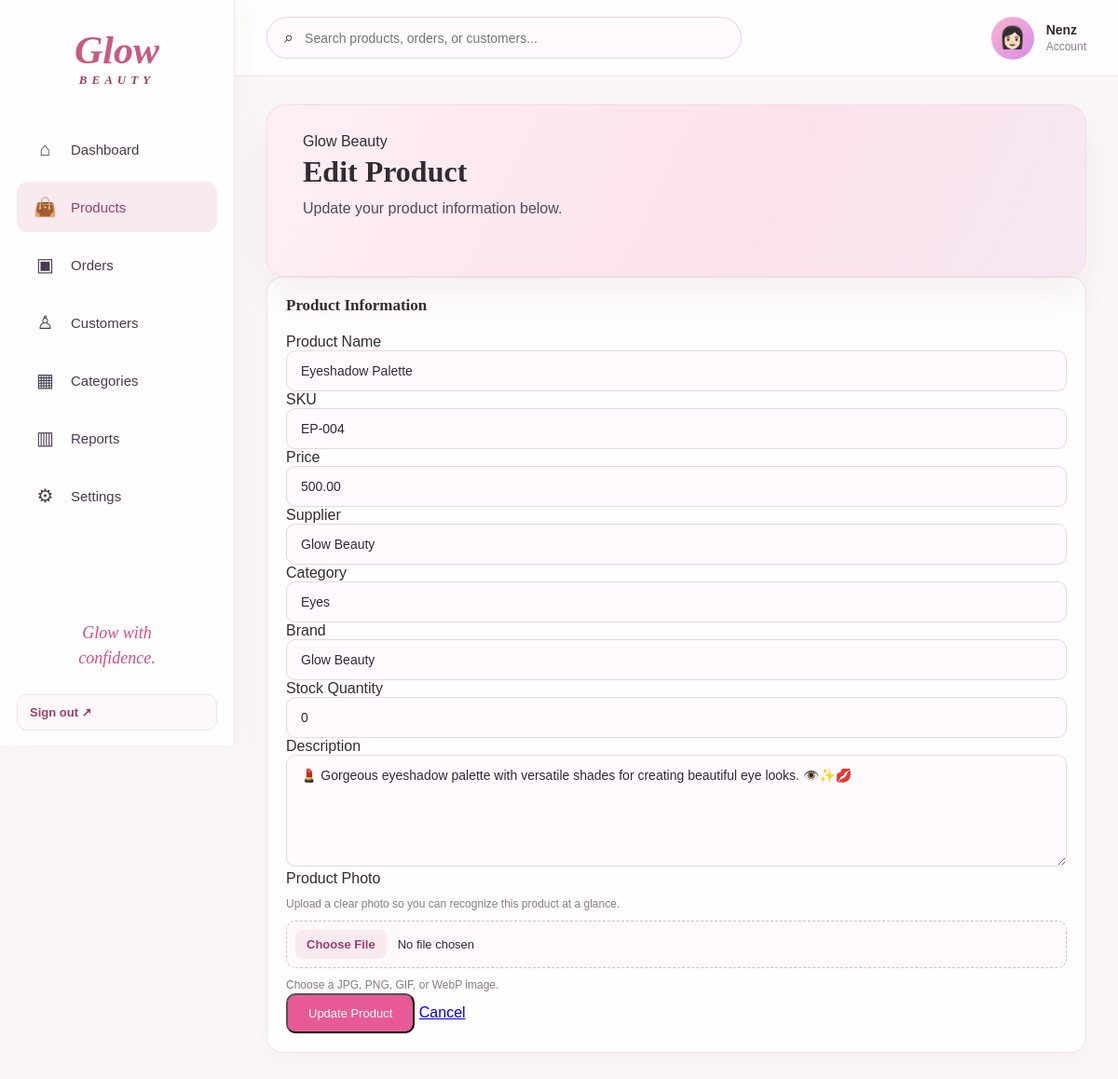
/products/edit/105/ (signed in), run on the app's committed database.
### my_app/models.py (models this page shows, shortened)
class Product(models.Model):
    product_id = models.AutoField(primary_key=True)
    name = models.CharField(max_length=100)
    sku = models.CharField(max_length=50, unique=True)
    price = models.DecimalField(max_digits=10, decimal_places=2)
    supplier = models.CharField(max_length=100)
    category = models.CharField(max_length=100)
    brand = models.CharField(max_length=100)
    stock_quantity = models.IntegerField(default=0)
    description = models.TextField()
    image = models.ImageField(upload_to="products/", blank=True)
    date_added = models.DateField(auto_now_add=True)

### my_app/views.py (the view)
# urls.py: path("products/edit/<int:product_id>/", views.product_edit, name="product_edit"),
@login_required
def product_edit(request, product_id):
    product = get_object_or_404(
        Product,
        product_id=product_id
    )
    if request.method == "POST":
        form = ProductForm(
            request.POST,
            request.FILES,
            instance=product,
        )
        if form.is_valid():
            form.save()
            return redirect("product_list")
    else:
        form = ProductForm(
            instance=product
        )
    return render(
        request,
        "my_app/product_form.html",
        {
            "form": form,
            "product": product
        }
    )

### my_app/templates/my_app/product_form.html (shortened to what this page needs)
{% load static %}
<!DOCTYPE html>
<html lang="en">
<head>
    <link rel="stylesheet" href="{% static 'my_app/style.css' %}">
    <link rel="stylesheet" href="{% static 'my_app/dashboard_theme.css' %}">
</head>
<body>
<aside class="sidebar">
    <div class="logo">
        <div class="logo-main">Glow</div>
        <div class="logo-sub">BEAUTY</div>
    </div>
    <ul class="nav-menu">
        <li>
            <a href="{% url 'dashboard' %}">
                <span class="nav-icon">⌂</span>
                <span>Dashboard</span>
            </a>
        </li>
        <li>
            <a href="{% url 'product_list' %}" class="active">
                <span class="nav-icon">👜</span>
                <span>Products</span>
            </a>
        </li>
        <li>
            <a href="{% url 'orders' %}">
                <span class="nav-icon">▣</span>
                <span>Orders</span>
            </a>
        </li>
        <li>
            <a href="{% url 'customers' %}">
                <span class="nav-icon">♙</span>
                <span>Customers</span>
            </a>
        </li>
        <li>
            <a href="{% url 'categories' %}">
            <span class="nav-icon">▦</span>
            <span>Categories</span>
        </a>
    </li>
       <li>
        <a href="{% url 'reports' %}">
            <span class="nav-icon">▥</span>
            <span>Reports</span>
        </a>
    </li>
        <li>
        <a href="{% url 'settings' %}">
            <span class="nav-icon">⚙</span>
            <span>Settings</span>
        </a>
    </li>
</ul>
    <div class="sidebar-bottom">
        <p>
            Glow with<br>
            confidence.
        </p>
    </div>
    <form class="logout-form" method="post" action="{% url 'logout' %}">
        <button type="submit">Sign out <span aria-hidden="true">↗</span></button>
    </form>
</aside>
<main class="main">
    <header class="topbar">
        <div class="search-box">
            <span>⌕</span>
            <input
                type="text"
                placeholder="Search products, orders, or customers..."
            >
        </div>
        <div class="profile">
            <div class="profile-avatar">
                👩🏻
            </div>
            <div>
                <div class="profile-name">
                    {{ request.user.get_full_name|default:request.user.username }}
                </div>
                <div class="profile-role">
                    Account
                </div>
            </div>
        </div>
    </header>
    <section class="content">
        <div class="welcome">
            <h4>Glow Beauty</h4>
            <h1>
                {% if product %}
                    Edit Product
                {% else %}
                    Add New Product
                {% endif %}
            </h1>
            <p>
                {% if product %}
                    Update your product information below.
                {% else %}
                    Add a new beauty product to your inventory.
                {% endif %}
            </p>
        </div>
        <div class="panel product-form-panel">
            <div class="panel-title">
                <h2>Product Information</h2>
            </div>
            <form method="POST" enctype="multipart/form-data">
                <div class="form-group">
                    <label for="{{ form.name.id_for_label }}">
                        Product Name
                    </label>
                    {{ form.name }}
                </div>
                <div class="form-group">
                    <label for="{{ form.sku.id_for_label }}">
                        SKU
                    </label>
                    {{ form.sku }}
                </div>
                <div class="form-group">
                    <label for="{{ form.price.id_for_label }}">
                        Price
                    </label>
                    {{ form.price }}
                </div>
                <div class="form-group">
                    <label for="{{ form.supplier.id_for_label }}">
                        Supplier
                    </label>
                    {{ form.supplier }}
                </div>
                <div class="form-group">
                    <label for="{{ form.category.id_for_label }}">
                        Category
                    </label>
                    {{ form.category }}
                </div>
                <div class="form-group">
                    <label for="{{ form.brand.id_for_label }}">
                        Brand
                    </label>
                    {{ form.brand }}
                </div>
                <div class="form-group">
                    <label for="{{ form.stock_quantity.id_for_label }}">
                        Stock Quantity
                    </label>
                    {{ form.stock_quantity }}
                </div>
                <div class="form-group">
                    <label for="{{ form.description.id_for_label }}">
                        Description
                    </label>
                    {{ form.description }}
                </div>
                <div class="form-group product-photo-field">
                    <label for="{{ form.image.id_for_label }}">Product Photo</label>
                    {% if product.image %}
                        <div class="current-product-photo">
                            <img src="{{ product.image.url }}" alt="Current photo of {{ product.name }}">
                            <span>Current photo · choose a new image to replace it</span>
                        </div>
                    {% else %}
                        <p class="photo-help">Upload a clear photo so you can recognize this product at a glance.</p>
                    {% endif %}
                    {{ form.image }}
                    <small class="photo-help">Choose a JPG, PNG, GIF, or WebP image.</small>
                </div>
                <div class="form-actions">
                    <button
                        type="submit"
                        class="shop-button">
                        {% if product %}
                            Update Product
                        {% else %}
                            Save Product
                        {% endif %}
                    </button>
                    <a
                        href="{% url 'product_list' %}"
                        class="cancel-button">
                        Cancel
                    </a>
                </div>
            </form>
        </div>
    </section>
</main>
</body>
</html>

### my_app/static/my_app/style.css (style rules this page uses)
* { margin: 0; padding: 0; box-sizing: border-box; }
body { font-family: Arial, Helvetica, sans-serif; background: #fff8fc; color: #24203a; }
.sidebar { position: fixed; left: 0; top: 0; width: 245px; height: 100vh; background: linear-gradient(180deg, #fff0f7, #fff8fc); border-right: 1px solid #f3dce9; padding: 30px 15px; z-index: 100; }
.logo { text-align: center; margin-bottom: 40px; }
.logo-main { font-family: Georgia, serif; font-size: 42px; font-style: italic; color: #e05291; }
.logo-sub { color: #d94a87; font-size: 13px; letter-spacing: 5px; }
.nav-menu { list-style: none; }
.nav-menu li { margin-bottom: 8px; }
.nav-menu a { display: flex; align-items: center; gap: 15px; padding: 15px 18px; border-radius: 15px; color: #493b50; text-decoration: none; font-size: 15px; transition: 0.2s; }
.nav-menu a:hover, .nav-menu a.active { background: #f8cde0; color: #c72e72; }
.nav-icon { width: 25px; text-align: center; font-size: 20px; }
.sidebar-bottom { position: absolute; bottom: 30px; left: 30px; right: 30px; text-align: center; }
.sidebar-bottom p { font-family: Georgia, serif; font-style: italic; color: #d44d88; font-size: 18px; line-height: 1.5; }
.main { margin-left: 245px; min-height: 100vh; }
.topbar { height: 82px; background: rgba(255, 255, 255, 0.85); border-bottom: 1px solid #f1dce8; display: flex; align-items: center; justify-content: space-between; padding: 0 35px; }
.search-box { width: 510px; height: 45px; border: 1px solid #edcfdf; border-radius: 25px; display: flex; align-items: center; padding: 0 18px; background: #fffafd; }
.search-box span { font-size: 18px; margin-right: 12px; }
.search-box input { border: none; outline: none; background: transparent; width: 100%; font-size: 14px; }
.profile { display: flex; align-items: center; gap: 13px; }
.profile-avatar { width: 46px; height: 46px; border-radius: 50%; background: linear-gradient(135deg, #f8b4ce, #d98ce9); display: flex; align-items: center; justify-content: center; font-size: 23px; }
.profile-name { font-size: 14px; font-weight: bold; }
.profile-role { font-size: 12px; color: #8c7d91; margin-top: 3px; }
.content { padding: 25px 35px; }
.welcome { background: linear-gradient( 100deg, #ffe3ef, #fbd8e8 50%, #f8d5e5 ); border-radius: 12px; padding: 30px 38px; min-height: 185px; position: relative; overflow: hidden; }
.welcome h4 { font-weight: normal; margin-bottom: 5px; }
.welcome h1 { font-family: Georgia, serif; font-size: 32px; margin-bottom: 12px; }
.welcome p { color: #53485a; }
.panel { background: white; border: 1px solid #f2dfeb; border-radius: 13px; padding: 20px; }
.panel-title { display: flex; justify-content: space-between; align-items: center; margin-bottom: 20px; }
.panel-title h2 { font-size: 17px; }
.shop-button { background: #e65b96; color: white; text-decoration: none; padding: 12px 22px; border-radius: 10px; font-size: 13px; }
.form-input { width: 100%; padding: 13px 15px; border: 1px solid #ead5e1; border-radius: 10px; background: #fffafd; color: #30283a; font-size: 14px; outline: none; font-family: Arial, sans-serif; }
textarea.form-input { resize: vertical; min-height: 120px; }
.logo { text-align: center; margin-bottom: 40px; color: #d94a87; font-family: Georgia, serif; font-size: 24px; font-style: italic; font-weight: bold; }

### data on the page
Product: name "Eyeshadow Palette", sku "EP-004", price "500.00", supplier "Glow Beauty", category "Eyes", brand "Glow Beauty", stock_quantity "0", description "💄 Gorgeous eyeshadow palette with versatile shades for creating beautiful eye looks. 👁️✨💋"

### other printed values
{{ request.user.get_full_name|default:request.user.username }} "Nenz"
